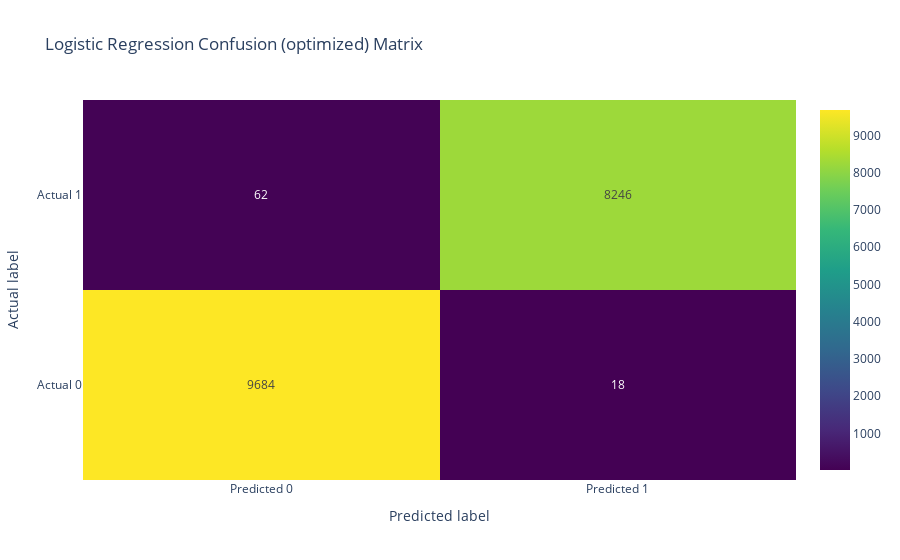

The cell this chart's notebook holds for it:
### Code cell
# Collect the true labels and predicted labels
y_true = cvPredictions.select("label").rdd.flatMap(lambda x: x).collect()
y_pred = cvPredictions.select("prediction").rdd.flatMap(lambda x: x).collect()
# For binary classification, collect the probability of the positive class for ROC
y_prob = cvPredictions.select("probability").rdd.map(lambda x: x[0][1]).collect()


                                                                                
from sklearn.metrics import confusion_matrix
conf_mat = confusion_matrix(y_true, y_pred)


import plotly.graph_objects as go
from sklearn.metrics import confusion_matrix, roc_curve, auc
import numpy as np
# Create the confusion matrix heatmap with annotations
fig_cm = go.Figure(data=go.Heatmap(
    z=conf_mat,
    x=["Predicted 0", "Predicted 1"],  
    y=["Actual 0", "Actual 1"],  
    showscale=True,
    colorscale='Viridis',
    text=conf_mat,
    texttemplate="%{text}",
    hoverinfo='none'  # Turns off hover info
))
fig_cm.update_layout(
    title='Logistic Regression Confusion (optimized) Matrix',
    xaxis=dict(title='Predicted label'),
    yaxis=dict(title='Actual label')
)
# Show the confusion matrix plot
fig_cm.show()

### Figure 1 — Plotly figure (JSON) as saved in the notebook; plotly's stock layout.template omitted (floating-point values rounded to 4 significant figures; data arrays with more than 128 entries replaced by an {"elided": "..."} marker saying what was removed)
{"data": [{"colorscale": [[0, "#440154"], [0.1111, "#482878"], [0.2222, "#3e4989"], [0.3333, "#31688e"], [0.4444, "#26828e"], [0.5556, "#1f9e89"], [0.6667, "#35b779"], [0.7778, "#6ece58"], [0.8889, "#b5de2b"], [1, "#fde725"]], "hoverinfo": "none", "showscale": true, "text": {"elided": "113x113 int values"}, "texttemplate": "%{text}", "type": "heatmap", "x": ["Predicted 0", "Predicted 1"], "y": ["Actual 0", "Actual 1"], "z": {"elided": "113x113 int values"}}], "layout": {"autosize": true, "title": {"text": "Logistic Regression Confusion (optimized) Matrix"}, "xaxis": {"autorange": true, "range": [-0.5, 1.5], "title": {"text": "Predicted label"}, "type": "category"}, "yaxis": {"autorange": true, "range": [-0.5, 1.5], "title": {"text": "Actual label"}, "type": "category"}}}
